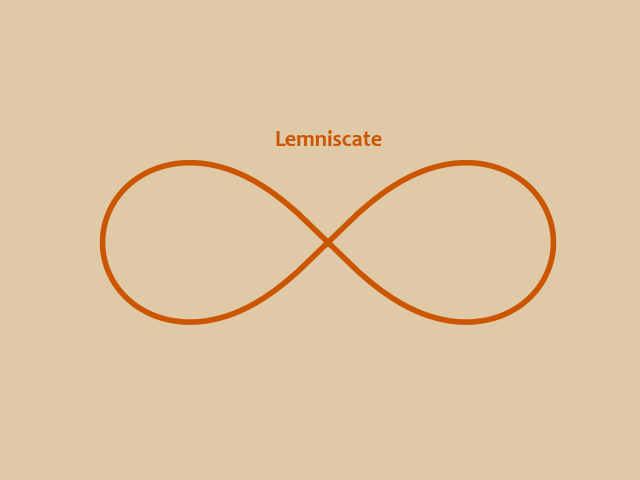

The Python source for this figure:
import numpy as np
from matplotlib import pyplot as plt

# Lemniscate
def lemniscate():
    phi = np.linspace(-np.pi/4, np.pi/4, 91)
    # this gives the curve co-ordinates for the positive x-axis
    x = np.cos(phi)*np.sqrt(2*np.cos(2*phi))
    y = np.sin(phi)*np.sqrt(2*np.cos(2*phi))
    # mirrored along y to get complete curve
    x = np.append(-x, x)
    y = np.append(y, y)
    return x, y

x, y = lemniscate()

# old paper color -> #E0C9A6
# burnt paper -> #C08826
# burnt orange -> #CC5500

fig = plt.figure(facecolor='#E0C9A6')
ax = fig.add_subplot(111)

ax.set_aspect('equal')
ax.axis('off')
ax.set_title('Lemniscate', color='#CC5500', fontsize=16, fontname='Candara', fontweight='bold')

# once axis are turned off -> ax.axis('off) -> facecolor will also hide 
# ax.set_facecolor("#005A9C")


ax.plot(x, y, linestyle='-', linewidth=4, color='#CC5500')
ax.fill_between(x, y, color='#E0C9A6')

fig.savefig('lemniscate.png')

plt.show()

